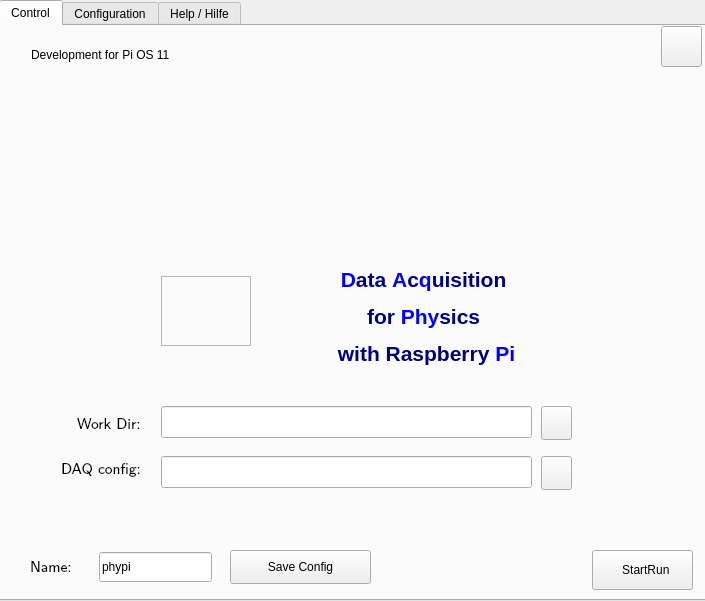
<?xml version="1.0" encoding="UTF-8"?>
<ui version="4.0">
 <class>PhyPiWindow</class>
 <widget class="QMainWindow" name="PhyPiWindow">
  <property name="geometry">
   <rect>
    <x>0</x>
    <y>0</y>
    <width>705</width>
    <height>601</height>
   </rect>
  </property>
  <property name="sizePolicy">
   <sizepolicy hsizetype="Expanding" vsizetype="Expanding">
    <horstretch>0</horstretch>
    <verstretch>0</verstretch>
   </sizepolicy>
  </property>
  <property name="windowTitle">
   <string>PhiPiDAQ</string>
  </property>
  <widget class="QWidget" name="centralwidget">
   <property name="sizePolicy">
    <sizepolicy hsizetype="MinimumExpanding" vsizetype="MinimumExpanding">
     <horstretch>0</horstretch>
     <verstretch>0</verstretch>
    </sizepolicy>
   </property>
   <widget class="QTabWidget" name="tab_Main">
    <property name="geometry">
     <rect>
      <x>-1</x>
      <y>0</y>
      <width>711</width>
      <height>601</height>
     </rect>
    </property>
    <property name="toolTip">
     <string>&lt;html&gt;&lt;head/&gt;&lt;body&gt;&lt;p&gt;Output  / Configuration / Help&lt;/p&gt;&lt;/body&gt;&lt;/html&gt;</string>
    </property>
    <property name="statusTip">
     <string/>
    </property>
    <property name="currentIndex">
     <number>0</number>
    </property>
    <widget class="QWidget" name="Tab_Control">
     <property name="toolTip">
      <string>&lt;html&gt;&lt;head/&gt;&lt;body&gt;&lt;p&gt;Control Panel&lt;/p&gt;&lt;/body&gt;&lt;/html&gt;</string>
     </property>
     <property name="whatsThis">
      <string/>
     </property>
     <attribute name="title">
      <string>Control</string>
     </attribute>
     <widget class="QLabel" name="label_Picture">
      <property name="geometry">
       <rect>
        <x>160</x>
        <y>250</y>
        <width>90</width>
        <height>70</height>
       </rect>
      </property>
      <property name="toolTip">
       <string>PhyPi Data Acquitision with Raspberry Pi</string>
      </property>
      <property name="frameShape">
       <enum>QFrame::StyledPanel</enum>
      </property>
      <property name="frameShadow">
       <enum>QFrame::Sunken</enum>
      </property>
      <property name="text">
       <string/>
      </property>
      <property name="pixmap">
       <pixmap>images/PhiPiLogo.png</pixmap>
      </property>
      <property name="alignment">
       <set>Qt::AlignCenter</set>
      </property>
     </widget>
     <widget class="QLabel" name="label_caption">
      <property name="geometry">
       <rect>
        <x>230</x>
        <y>220</y>
        <width>391</width>
        <height>141</height>
       </rect>
      </property>
      <property name="font">
       <font>
        <pointsize>12</pointsize>
       </font>
      </property>
      <property name="text">
       <string>&lt;html&gt;&lt;head/&gt;&lt;body&gt;&lt;p align=&quot;center&quot;&gt;&lt;span style=&quot; font-size:16pt; font-weight:600; color:#0000ff;&quot;&gt;D&lt;/span&gt;&lt;span style=&quot; font-size:16pt; font-weight:600; color:#00007f;&quot;&gt;ata &lt;/span&gt;&lt;span style=&quot; font-size:16pt; font-weight:600; color:#0000ff;&quot;&gt;A&lt;/span&gt;&lt;span style=&quot; font-size:16pt; font-weight:600; color:#00007f;&quot;&gt;c&lt;/span&gt;&lt;span style=&quot; font-size:16pt; font-weight:600; color:#0000ff;&quot;&gt;q&lt;/span&gt;&lt;span style=&quot; font-size:16pt; font-weight:600; color:#00007f;&quot;&gt;uisition &lt;/span&gt;&lt;/p&gt;&lt;p align=&quot;center&quot;&gt;&lt;span style=&quot; font-size:16pt; font-weight:600; color:#00007f;&quot;&gt;for &lt;/span&gt;&lt;span style=&quot; font-size:16pt; font-weight:600; color:#0000ff;&quot;&gt;Phy&lt;/span&gt;&lt;span style=&quot; font-size:16pt; font-weight:600; color:#00007f;&quot;&gt;sics &lt;/span&gt;&lt;/p&gt;&lt;p align=&quot;center&quot;&gt;&lt;span style=&quot; font-size:16pt; font-weight:600; color:#00007f;&quot;&gt;with Raspberry &lt;/span&gt;&lt;span style=&quot; font-size:16pt; font-weight:600; color:#0000ff;&quot;&gt;Pi&lt;/span&gt;&lt;span style=&quot; font-size:16pt; font-weight:600; color:#00007f;&quot;/&gt;&lt;/p&gt;&lt;/body&gt;&lt;/html&gt;</string>
      </property>
     </widget>
     <widget class="QLabel" name="label_DAQconfig">
      <property name="geometry">
       <rect>
        <x>60</x>
        <y>426</y>
        <width>91</width>
        <height>30</height>
       </rect>
      </property>
      <property name="font">
       <font>
        <family>Latin Modern Sans</family>
        <pointsize>11</pointsize>
       </font>
      </property>
      <property name="text">
       <string>DAQ config: </string>
      </property>
      <property name="textFormat">
       <enum>Qt::PlainText</enum>
      </property>
     </widget>
     <widget class="QLineEdit" name="lE_DAQConfFile">
      <property name="geometry">
       <rect>
        <x>160</x>
        <y>430</y>
        <width>371</width>
        <height>32</height>
       </rect>
      </property>
      <property name="toolTip">
       <string>&lt;html&gt;&lt;head/&gt;&lt;body&gt;&lt;p&gt;DAQ configuration file (type .daq)&lt;/p&gt;&lt;/body&gt;&lt;/html&gt;</string>
      </property>
      <property name="text">
       <string notr="true"/>
      </property>
      <property name="alignment">
       <set>Qt::AlignLeading|Qt::AlignLeft|Qt::AlignVCenter</set>
      </property>
      <property name="readOnly">
       <bool>true</bool>
      </property>
     </widget>
     <widget class="QPushButton" name="pB_StartRun">
      <property name="geometry">
       <rect>
        <x>591</x>
        <y>524</y>
        <width>101</width>
        <height>40</height>
       </rect>
      </property>
      <property name="toolTip">
       <string>&lt;html&gt;&lt;head/&gt;&lt;body&gt;&lt;p&gt;Start Data Acquisition&lt;/p&gt;&lt;/body&gt;&lt;/html&gt;</string>
      </property>
      <property name="text">
       <string>  StartRun</string>
      </property>
      <property name="icon">
       <iconset>
        <normaloff>images/start.jpg</normaloff>images/start.jpg</iconset>
      </property>
      <property name="iconSize">
       <size>
        <width>24</width>
        <height>24</height>
       </size>
      </property>
     </widget>
     <widget class="QPushButton" name="pB_FileSelect">
      <property name="geometry">
       <rect>
        <x>540</x>
        <y>430</y>
        <width>31</width>
        <height>34</height>
       </rect>
      </property>
      <property name="toolTip">
       <string>&lt;html&gt;&lt;head/&gt;&lt;body&gt;&lt;p&gt;selecd daq configuration file&lt;/p&gt;&lt;/body&gt;&lt;/html&gt;</string>
      </property>
      <property name="text">
       <string/>
      </property>
      <property name="icon">
       <iconset>
        <normaloff>images/open-folder.jpg</normaloff>images/open-folder.jpg</iconset>
      </property>
     </widget>
     <widget class="QPushButton" name="pB_abort">
      <property name="geometry">
       <rect>
        <x>660</x>
        <y>0</y>
        <width>41</width>
        <height>41</height>
       </rect>
      </property>
      <property name="toolTip">
       <string>&lt;html&gt;&lt;head/&gt;&lt;body&gt;&lt;p&gt;Exit PhyPi Gui&lt;/p&gt;&lt;/body&gt;&lt;/html&gt;</string>
      </property>
      <property name="accessibleDescription">
       <string/>
      </property>
      <property name="text">
       <string/>
      </property>
      <property name="icon">
       <iconset>
        <normaloff>images/application-exit.jpg</normaloff>images/application-exit.jpg</iconset>
      </property>
      <property name="iconSize">
       <size>
        <width>20</width>
        <height>20</height>
       </size>
      </property>
      <property name="autoDefault">
       <bool>false</bool>
      </property>
     </widget>
     <widget class="QLineEdit" name="lE_WorkDir">
      <property name="geometry">
       <rect>
        <x>160</x>
        <y>380</y>
        <width>371</width>
        <height>32</height>
       </rect>
      </property>
      <property name="readOnly">
       <bool>true</bool>
      </property>
     </widget>
     <widget class="QLabel" name="label_WorkDir">
      <property name="geometry">
       <rect>
        <x>76</x>
        <y>386</y>
        <width>81</width>
        <height>20</height>
       </rect>
      </property>
      <property name="font">
       <font>
        <family>Latin Modern Sans</family>
        <pointsize>11</pointsize>
       </font>
      </property>
      <property name="text">
       <string>Work Dir: </string>
      </property>
     </widget>
     <widget class="QPushButton" name="pB_WDselect">
      <property name="geometry">
       <rect>
        <x>540</x>
        <y>380</y>
        <width>31</width>
        <height>34</height>
       </rect>
      </property>
      <property name="toolTip">
       <string>&lt;html&gt;&lt;head/&gt;&lt;body&gt;&lt;p&gt;select working directory (where ouput is stored)&lt;/p&gt;&lt;/body&gt;&lt;/html&gt;</string>
      </property>
      <property name="text">
       <string/>
      </property>
      <property name="icon">
       <iconset>
        <normaloff>images/open-folder.jpg</normaloff>images/open-folder.jpg</iconset>
      </property>
     </widget>
     <widget class="QLabel" name="label_2">
      <property name="geometry">
       <rect>
        <x>80</x>
        <y>50</y>
        <width>551</width>
        <height>171</height>
       </rect>
      </property>
      <property name="text">
       <string/>
      </property>
      <property name="pixmap">
       <pixmap>images/PhyPiDAQdiagram.png</pixmap>
      </property>
      <property name="scaledContents">
       <bool>true</bool>
      </property>
     </widget>
     <widget class="QWidget" name="verticalLayoutWidget">
      <property name="geometry">
       <rect>
        <x>11</x>
        <y>490</y>
        <width>681</width>
        <height>16</height>
       </rect>
      </property>
      <layout class="QVBoxLayout" name="verticalLayout"/>
     </widget>
     <widget class="QLabel" name="label_3">
      <property name="geometry">
       <rect>
        <x>30</x>
        <y>20</y>
        <width>221</width>
        <height>17</height>
       </rect>
      </property>
      <property name="text">
       <string>Development for Pi OS 11</string>
      </property>
     </widget>
     <zorder>label_Picture</zorder>
     <zorder>label_caption</zorder>
     <zorder>label_DAQconfig</zorder>
     <zorder>lE_DAQConfFile</zorder>
     <zorder>pB_StartRun</zorder>
     <zorder>pB_FileSelect</zorder>
     <zorder>lE_WorkDir</zorder>
     <zorder>label_WorkDir</zorder>
     <zorder>pB_WDselect</zorder>
     <zorder>label_2</zorder>
     <zorder>pB_abort</zorder>
     <zorder>verticalLayoutWidget</zorder>
     <zorder>label_3</zorder>
    </widget>
    <widget class="QWidget" name="Tab_Config">
     <property name="toolTip">
      <string>&lt;html&gt;&lt;head/&gt;&lt;body&gt;&lt;p&gt;Config Panel&lt;/p&gt;&lt;/body&gt;&lt;/html&gt;</string>
     </property>
     <attribute name="title">
      <string>Configuration</string>
     </attribute>
     <widget class="QTabWidget" name="tabConfig">
      <property name="enabled">
       <bool>true</bool>
      </property>
      <property name="geometry">
       <rect>
        <x>10</x>
        <y>10</y>
        <width>821</width>
        <height>501</height>
       </rect>
      </property>
      <property name="sizePolicy">
       <sizepolicy hsizetype="Expanding" vsizetype="Expanding">
        <horstretch>0</horstretch>
        <verstretch>0</verstretch>
       </sizepolicy>
      </property>
      <property name="minimumSize">
       <size>
        <width>811</width>
        <height>0</height>
       </size>
      </property>
      <property name="toolTip">
       <string>&lt;html&gt;&lt;head/&gt;&lt;body&gt;&lt;p&gt;Configuration Files&lt;/p&gt;&lt;/body&gt;&lt;/html&gt;</string>
      </property>
      <property name="tabShape">
       <enum>QTabWidget::Rounded</enum>
      </property>
      <property name="currentIndex">
       <number>0</number>
      </property>
      <widget class="QWidget" name="tab_phypiConfig">
       <property name="enabled">
        <bool>true</bool>
       </property>
       <property name="toolTip">
        <string>&lt;html&gt;&lt;head/&gt;&lt;body&gt;&lt;p&gt;PhyPi Configuration&lt;/p&gt;&lt;/body&gt;&lt;/html&gt;</string>
       </property>
       <attribute name="title">
        <string>PhyPi Config</string>
       </attribute>
       <widget class="QPlainTextEdit" name="pTE_phypiConfig">
        <property name="geometry">
         <rect>
          <x>0</x>
          <y>10</y>
          <width>681</width>
          <height>431</height>
         </rect>
        </property>
        <property name="toolTip">
         <string>&lt;html&gt;&lt;head/&gt;&lt;body&gt;&lt;p&gt;Main PhyPi Configuration File&lt;/p&gt;&lt;/body&gt;&lt;/html&gt;</string>
        </property>
        <property name="readOnly">
         <bool>true</bool>
        </property>
       </widget>
       <widget class="QPushButton" name="pB_reloadConfig">
        <property name="enabled">
         <bool>false</bool>
        </property>
        <property name="geometry">
         <rect>
          <x>500</x>
          <y>440</y>
          <width>171</width>
          <height>21</height>
         </rect>
        </property>
        <property name="toolTip">
         <string>&lt;html&gt;&lt;head/&gt;&lt;body&gt;&lt;p&gt;reload device configuration files if names or paths changed&lt;/p&gt;&lt;/body&gt;&lt;/html&gt;</string>
        </property>
        <property name="text">
         <string>reload device config(s)</string>
        </property>
        <property name="icon">
         <iconset>
          <normaloff>images/ok.png</normaloff>images/ok.png</iconset>
        </property>
        <property name="checkable">
         <bool>false</bool>
        </property>
        <property name="checked">
         <bool>false</bool>
        </property>
        <property name="autoDefault">
         <bool>false</bool>
        </property>
       </widget>
      </widget>
      <widget class="QWidget" name="tab_DeviceConfig0">
       <property name="toolTip">
        <string>&lt;html&gt;&lt;head/&gt;&lt;body&gt;&lt;p&gt;(1st) Device Configuration&lt;/p&gt;&lt;/body&gt;&lt;/html&gt;</string>
       </property>
       <attribute name="title">
        <string>Device Config</string>
       </attribute>
       <widget class="QPlainTextEdit" name="pTE_DeviceConfig0">
        <property name="geometry">
         <rect>
          <x>0</x>
          <y>10</y>
          <width>681</width>
          <height>411</height>
         </rect>
        </property>
        <property name="toolTip">
         <string>Device Configuration</string>
        </property>
        <property name="readOnly">
         <bool>true</bool>
        </property>
       </widget>
       <widget class="QPushButton" name="pB_DeviceSelect0">
        <property name="geometry">
         <rect>
          <x>490</x>
          <y>423</y>
          <width>181</width>
          <height>34</height>
         </rect>
        </property>
        <property name="toolTip">
         <string>&lt;html&gt;&lt;head/&gt;&lt;body&gt;&lt;p&gt;load template device configuration&lt;/p&gt;&lt;/body&gt;&lt;/html&gt;</string>
        </property>
        <property name="text">
         <string>   load Device Config</string>
        </property>
        <property name="icon">
         <iconset>
          <normaloff>images/open-folder.jpg</normaloff>images/open-folder.jpg</iconset>
        </property>
       </widget>
      </widget>
      <widget class="QWidget" name="tab_DeviceConfig1">
       <property name="enabled">
        <bool>false</bool>
       </property>
       <property name="toolTip">
        <string>&lt;html&gt;&lt;head/&gt;&lt;body&gt;&lt;p&gt;2nd Device Configuration &lt;/p&gt;&lt;/body&gt;&lt;/html&gt;</string>
       </property>
       <attribute name="title">
        <string>2nd Device</string>
       </attribute>
       <widget class="QPlainTextEdit" name="pTE_DeviceConfig1">
        <property name="geometry">
         <rect>
          <x>0</x>
          <y>0</y>
          <width>681</width>
          <height>421</height>
         </rect>
        </property>
        <property name="readOnly">
         <bool>true</bool>
        </property>
       </widget>
       <widget class="QPushButton" name="pB_DeviceSelect1">
        <property name="geometry">
         <rect>
          <x>490</x>
          <y>423</y>
          <width>181</width>
          <height>34</height>
         </rect>
        </property>
        <property name="text">
         <string>     load Device Config</string>
        </property>
        <property name="icon">
         <iconset>
          <normaloff>images/open-folder.jpg</normaloff>images/open-folder.jpg</iconset>
        </property>
       </widget>
      </widget>
      <widget class="QWidget" name="tab_DeviceConfig2">
       <property name="enabled">
        <bool>false</bool>
       </property>
       <attribute name="title">
        <string>3rd Device</string>
       </attribute>
       <widget class="QPlainTextEdit" name="pTE_DeviceConfig2">
        <property name="geometry">
         <rect>
          <x>0</x>
          <y>0</y>
          <width>681</width>
          <height>421</height>
         </rect>
        </property>
        <property name="readOnly">
         <bool>true</bool>
        </property>
       </widget>
       <widget class="QPushButton" name="pB_DeviceSelect2">
        <property name="geometry">
         <rect>
          <x>490</x>
          <y>423</y>
          <width>181</width>
          <height>34</height>
         </rect>
        </property>
        <property name="text">
         <string>     load Device Config</string>
        </property>
        <property name="icon">
         <iconset>
          <normaloff>images/open-folder.jpg</normaloff>images/open-folder.jpg</iconset>
        </property>
       </widget>
      </widget>
     </widget>
     <widget class="QRadioButton" name="rB_EditMode">
      <property name="geometry">
       <rect>
        <x>580</x>
        <y>10</y>
        <width>111</width>
        <height>30</height>
       </rect>
      </property>
      <property name="text">
       <string>Edit Mode</string>
      </property>
     </widget>
    </widget>
    <widget class="QWidget" name="Tab_Help">
     <property name="toolTip">
      <string>&lt;html&gt;&lt;head/&gt;&lt;body&gt;&lt;p&gt;Info &amp;amp; Help&lt;/p&gt;&lt;/body&gt;&lt;/html&gt;</string>
     </property>
     <attribute name="title">
      <string>Help / Hilfe</string>
     </attribute>
     <widget class="QTextEdit" name="TE_Help">
      <property name="geometry">
       <rect>
        <x>10</x>
        <y>30</y>
        <width>691</width>
        <height>481</height>
       </rect>
      </property>
      <property name="undoRedoEnabled">
       <bool>false</bool>
      </property>
      <property name="readOnly">
       <bool>true</bool>
      </property>
      <property name="placeholderText">
       <string notr="true"/>
      </property>
     </widget>
     <widget class="QPushButton" name="pB_Help">
      <property name="geometry">
       <rect>
        <x>10</x>
        <y>0</y>
        <width>88</width>
        <height>31</height>
       </rect>
      </property>
      <property name="text">
       <string>English</string>
      </property>
      <property name="icon">
       <iconset>
        <normaloff>images/flagUK.png</normaloff>images/flagUK.png</iconset>
      </property>
     </widget>
     <widget class="QPushButton" name="pB_Hilfe">
      <property name="geometry">
       <rect>
        <x>110</x>
        <y>0</y>
        <width>88</width>
        <height>31</height>
       </rect>
      </property>
      <property name="text">
       <string>Deutsch</string>
      </property>
      <property name="icon">
       <iconset>
        <normaloff>images/flagDE.png</normaloff>images/flagDE.png</iconset>
      </property>
     </widget>
    </widget>
   </widget>
   <widget class="QLabel" name="label">
    <property name="geometry">
     <rect>
      <x>30</x>
      <y>550</y>
      <width>60</width>
      <height>31</height>
     </rect>
    </property>
    <property name="font">
     <font>
      <family>Latin Modern Sans</family>
      <pointsize>11</pointsize>
     </font>
    </property>
    <property name="whatsThis">
     <string>&lt;html&gt;&lt;head/&gt;&lt;body&gt;&lt;p&gt;common name&lt;/p&gt;&lt;/body&gt;&lt;/html&gt;</string>
    </property>
    <property name="text">
     <string>Name:</string>
    </property>
    <property name="textFormat">
     <enum>Qt::PlainText</enum>
    </property>
   </widget>
   <widget class="QLineEdit" name="lE_RunTag">
    <property name="geometry">
     <rect>
      <x>99</x>
      <y>552</y>
      <width>113</width>
      <height>30</height>
     </rect>
    </property>
    <property name="toolTip">
     <string>&lt;html&gt;&lt;head/&gt;&lt;body&gt;&lt;p&gt;Name for the run&lt;/p&gt;&lt;/body&gt;&lt;/html&gt;</string>
    </property>
    <property name="text">
     <string>phypi</string>
    </property>
   </widget>
   <widget class="QPushButton" name="pB_SaveDefault">
    <property name="geometry">
     <rect>
      <x>230</x>
      <y>550</y>
      <width>141</width>
      <height>34</height>
     </rect>
    </property>
    <property name="toolTip">
     <string>&lt;html&gt;&lt;head/&gt;&lt;body&gt;&lt;p&gt;save all config files&lt;/p&gt;&lt;/body&gt;&lt;/html&gt;</string>
    </property>
    <property name="text">
     <string>Save Config</string>
    </property>
   </widget>
  </widget>
 </widget>
 <resources>
  <include location="images/open-folder.jpg"/>
 </resources>
 <connections/>
</ui>
